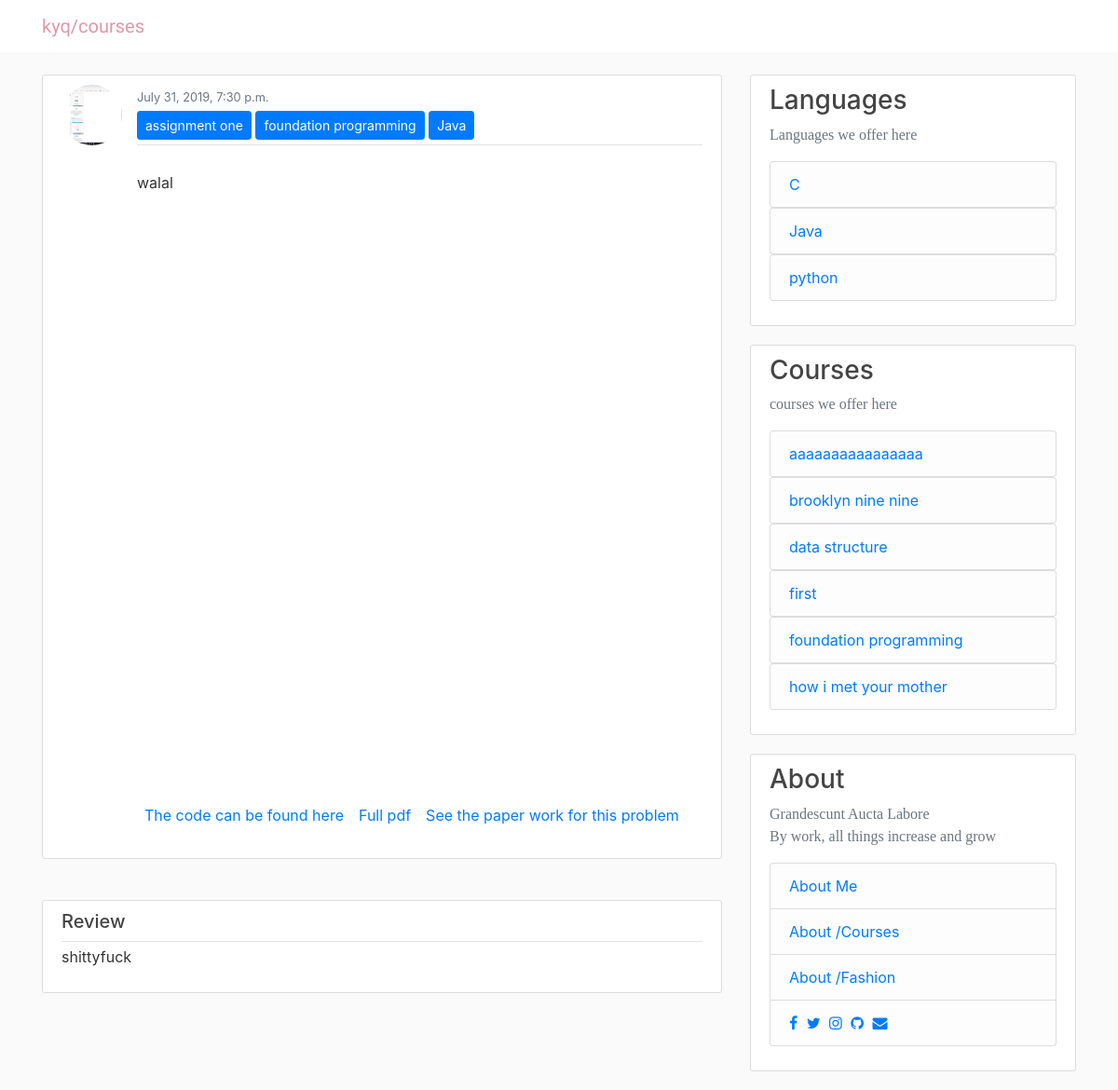
Page /courses/language/class/assignment-one1 on the committed database.
### courses/models.py (models this page shows, shortened)
class Content(models.Model):
	date = models.DateTimeField(auto_now_add=True)
	title = models.CharField(max_length=128)
	summary_question = models.TextField()
	description = models.TextField()
	date = models.DateTimeField(auto_now_add = True)
	image = models.ImageField(upload_to='get_image_path', blank=True, null=True)
	slug = models.SlugField(unique=True)
	language = models.ForeignKey(Language, on_delete=models.CASCADE, blank=True, null=True)
	course = models.ForeignKey(Course, on_delete=models.CASCADE, blank=True, null=True)
	review = models.TextField()
	video = EmbedVideoField(blank=True, null=True)
	pdf = models.URLField(blank=True, null=True)
	github = models.URLField(blank=True, null=True)
	paper_work = models.URLField(blank=True, null=True)

class Course(models.Model):
	language = models.ForeignKey(Language, on_delete=models.CASCADE, blank=True, null=True)
	date = models.DateTimeField(auto_now_add = True)
	name = models.CharField(max_length=128, unique=True)
	source = models.URLField(blank=True, null=True)
	description = models.TextField()
	rate = models.IntegerField(default=1)
	slug = models.SlugField(unique=True)
	image = models.ImageField(upload_to='get_image_path_season', blank=True, null=True)

class Language(models.Model):
	name = models.CharField(max_length=128, unique=True)
	descritpion = models.TextField()
	source_title = models.TextField()
	source = models.URLField(blank=True, null=True)
	slug = models.SlugField(unique=True)
	image = models.ImageField(upload_to='get_image_path_series', blank=True, null=True)
	source_title = models.TextField()
	source = models.URLField(blank=True, null=True)
	source_title1 = models.TextField()
	source1 = models.URLField(blank=True, null=True)
	source_title2 = models.TextField()
	source2 = models.URLField(blank=True, null=True)
	source_title3 = models.TextField()
	source3 = models.URLField(blank=True, null=True)
	source_title4 = models.TextField()
	source4 = models.URLField(blank=True, null=True)

### courses/views.py (the view)
# urls.py: path('language/class/<slug>', views.content_pg, name='content_detail'),
def content_pg(request, slug):
	all_course = Course.objects.all().order_by('name')
	all_lang = Language.objects.all().order_by('name')
	content = Content.objects.get(slug=slug)
	content_dict = {
		'content':content,
		'all_lang':all_lang,
		'all_course':all_course
	}
	return render(request, 'course/content.html', content_dict)

### templates/course/content.html (shortened to what this page needs)
{% extends 'course/base.html' %}
{% load static %}
{% load embed_video_tags %}
{% load disqus_tags %}
{% block content %}
  <article class="media content-section">
    <img class="rounded-circle article-img" src="{{ content.image.url }}">
    <div class="media-body">
      <div class="article-metadata">
        <small class="text-muted">{{ content.date }}</small>
          <div>
            <span><a class="btn btn-primary btn-sm mt-1 mb-1" href="#">{{content.title}}</a>
            <span><a class="btn btn-primary btn-sm mt-1 mb-1" href="#">{{content.course.name}}</a>
            <span><a class="btn btn-primary btn-sm mt-1 mb-1" href="#">{{content.language.name}}</a>
            </span>
          </div>
      </div>
      <p>
        <br>
        <span>
        {{content.summary_question}}
    </span>
              <div class="embed-responsive embed-responsive-1by1">
  <br>
  </div>
  <div class="d-flex bd-highlight">
  <div class="p-2 flex-fill bd-highlight"><a href="{{content.github}}" target="_blank">The code can be found here</a>
</div>
  <div class="p-2 flex-fill bd-highlight"><a href="{{content.pdf}}" target="_blank">Full pdf</a>
</div>
  <div class="p-2 flex-fill bd-highlight"><a href="{{content.paper_work}}" target="_blank">See the paper work for this problem</a>
</div>
</div>
</p>
</div>
</article>
<br>
    <article class="media content-section">
    <div class="media-body">
      <div class="article-metadata">
      <h5>Review</h5>
      </div>
           <p>
          {{content.review}}
        </p>
  </article>
<footer class="page-footer font-small blue">
  <div class="footer-copyright text-center py-3" style="color:#FAFAFA">you can't see me son!!
  </div>
</footer>
      {% endblock content %}
{% block sidebar %}
      <div class="content-section">
            <h3>Languages</h3>
            <p class='text-muted' style="font-family: 'Saira Stencil One', cursive;" >Languages we offer here</p>
            {% for lang in all_lang %}
              <ul class="list-group">
                <li class="list-group-item list-group-item-light"><a href="{% url 'language_detail' slug=lang.slug %}" class="primary">
                  {{lang.name}}</a>
              </ul>
              {% endfor %}
          </div>
              <div class="content-section">
            <h3>Courses</h3>
            <p class='text-muted'  style="font-family: 'Saira Stencil One', cursive;">courses we offer here</p>
            {% for course in all_course %}
              <ul class="list-group">
                <li class="list-group-item list-group-item-light"><a href="{% url 'course_detail' slug=course.slug %}" class="primary">
                  {{course.name}}</a></li>
              </ul>
              {% endfor %}
          </div>
           <div class="content-section">
            <h3>About</h3>
            <p class='text-muted' style="font-family: 'Saira Stencil One', cursive;">
              Grandescunt Aucta Labore
              <br>
                                        By work, all things increase and grow
            </p>
              <ul class="list-group">
                <li class="list-group-item list-group-item-light"><a href="#">About Me</a></li>
                <li class="list-group-item list-group-item-light"><a href="{% url 'tostart' %}" >About /Courses</a></li>
               <li class="list-group-item list-group-item-light"><a href="#">About /Fashion</a></li>
                <li class="list-group-item list-group-item-light">
                  <span class="social-media">
                  <a href="#" class="fa fa-facebook" style="padding-right:5px";></a>
                  <a href="#" class="fa fa-twitter" style="padding-right:5px";></a>
                  <a href="#" class="fa fa-instagram" style="padding-right:5px";></a>
                  <a href="#" class="fa fa-github"style="padding-right:5px";></a>
                  <a href="#" class="fa fa-envelope"></a>
                </span>
</li>
              </ul>
          </div>
{% endblock sidebar %}

### templates/course/base.html (style rules this page uses)
body { background: #fafafa; color: #333333; margin-top: 5rem; }
h1, h2, h3, h4, h5, h6 { color: #444444; }
ul { margin: 0; }
.content-section { background: #ffffff; padding: 10px 20px; border: 1px solid #dddddd; border-radius: 3px; margin-bottom: 20px; }
.article-img { height: 65px; width: 65px; margin-right: 16px; }
.article-metadata { padding-bottom: 1px; margin-bottom: 4px; border-bottom: 1px solid #e3e3e3 }

### rows in the picture
Content: image (picture), date "July 31, 2019, 7:30 p.m.", title "assignment one", course.name "foundation programming", language.name "Java", summary_question "walal", review "shittyfuck"
Language: name "C"
Language: name "Java"
Language: name "python"
Course: name "aaaaaaaaaaaaaaaa"
Course: name "brooklyn nine nine"
Course: name "data structure"
Course: name "first"
Course: name "foundation programming"
Course: name "how i met your mother"
